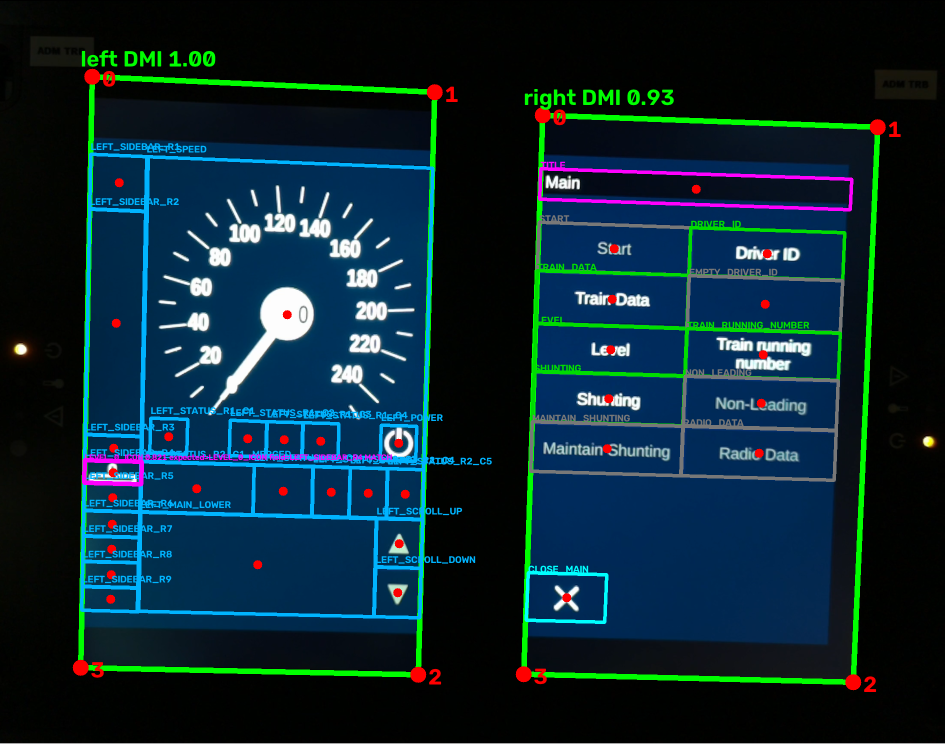
#> input picture data/reference/overlays/level0_selected_01.png, 1890 x 1488 px (shown at 1/2 size); its folder holds only this picture in this run
$ python -i right_layout.py   (imports and definitions only)   (older library calls are emulated)
#> lines starting #> are read from the running program, lines starting #| are printed output that depends on the picture; after the words box and inside, x2 and y2 are one past the last pixel; in counts of white or black regions, pixels touching at a corner belong together
### dmi_computer_vision/src/dmi/detection/left_layout.py
"""Image-supported border fitting for the left display's logical topology."""
from __future__ import annotations

import cv2
import numpy as np
from dmi_computer_vision.src.dmi.detection.analysis_session import current_session

Line = tuple[float, float]  # dependent = slope * independent + intercept


class BorderEvidence:
    """Blue-channel gradients, excluding bright glyphs and icons."""

    def __init__(self, frame: np.ndarray, *, preserve_wide_regions: bool = False) -> None:
        self._fits = {} if current_session() is not None else None
        self._profiles = {} if self._fits is not None else None
        self._supports = {} if self._fits is not None else None
        blue = cv2.GaussianBlur(frame[:, :, 0].astype(np.float32), (5, 5), 1)
        # Relative contrast preserves faint borders when exposure drops.
        blue = 80 * np.log1p(blue / 12)
        hsv = cv2.cvtColor(frame, cv2.COLOR_BGR2HSV)
        foreground = ((hsv[:, :, 1] < 85) & (hsv[:, :, 2] > 70)).astype(np.uint8)
        if preserve_wide_regions:
            # A pale information row may share a real edge with a button.
            # Retain its gradients; continue excluding isolated glyphs/icons.
            gray = cv2.cvtColor(frame, cv2.COLOR_BGR2GRAY)
            foreground |= (gray > float(np.median(gray)) + 25).astype(np.uint8)
            _, labels, stats, _ = cv2.connectedComponentsWithStats(foreground)
            wide = stats[:, cv2.CC_STAT_WIDTH] >= frame.shape[1] * .5
            wide[0] = False
            foreground[wide[labels]] = 0
        foreground = cv2.dilate(foreground, np.ones((9, 9), np.uint8))
        self.horizontal = np.abs(cv2.Sobel(blue, cv2.CV_32F, 0, 1))
        self.vertical = np.abs(cv2.Sobel(blue, cv2.CV_32F, 1, 0)).T
        self.horizontal[foreground > 0] = 0
        self.vertical[foreground.T > 0] = 0
        # OpenCV otherwise copies this full transposed response for every fit.
        self.vertical = np.ascontiguousarray(self.vertical)

    def profile(self, axis: str, start: int, end: int) -> np.ndarray:
        """Reuse identical median searches within this one current image only."""
        key = (axis, start, end)
        response = self.horizontal if axis == "h" else self.vertical
        if self._profiles is None:
            return np.median(response[:, start:end], axis=1)
        if key not in self._profiles:
            self._profiles[key] = np.median(response[:, start:end], axis=1)
        return self._profiles[key]

    def fit(
        self,
        axis: str,
        position: float,
        cross: float,
        start: float,
        end: float,
        *,
        radius: float = 10,
        slope: float = 0,
        slope_radius: float = 0.025
    ) -> Line | None:
        if self._fits is None:
            return self._fit(axis, position, cross, start, end, radius=radius,
                             slope=slope, slope_radius=slope_radius)
        key = (axis, position, cross, start, end, radius, slope, slope_radius)
        if key not in self._fits:
            self._fits[key] = self._fit(axis, position, cross, start, end,
                                       radius=radius, slope=slope, slope_radius=slope_radius)
        return self._fits[key]

    def _fit(self, axis: str, position: float, cross: float, start: float, end: float,
             *, radius: float, slope: float, slope_radius: float) -> Line | None:
        """Search line position/orientation, then robustly fit local edge maxima.

        A majority of samples must support a border. No predicted line is
        returned when the image does not support it.
        """
        response = self.horizontal if axis == "h" else self.vertical
        xs = np.linspace(start, end, 64, dtype=np.float32)
        slopes = np.linspace(
            slope - slope_radius,
            slope + slope_radius,
            max(3, int(slope_radius * (end - start)) + 1),
        )
        offsets = np.arange(-radius, radius + 0.5, 1)
        yy = (
            position
            + offsets[:, None, None]
            + slopes[None, :, None] * (xs[None, None, :] - cross)
        )
        xx = np.broadcast_to(xs, yy.shape)
        values = cv2.remap(
            response,
            xx.reshape(-1, 64),
            yy.astype(np.float32).reshape(-1, 64),
            cv2.INTER_LINEAR,
        )
        # A clipped mean rewards coverage, not a few high-contrast pixels.
        scores = np.mean(
            np.minimum(values, np.quantile(values, 0.45, axis=1)[:, None]), axis=1
        )
        best = int(np.argmax(scores))
        if scores[best] < max(0.8, float(np.median(scores)) * 1.35):
            return None
        predicted = yy.reshape(-1, 64)[best]
        nearby = predicted[None, :] + np.arange(-3, 4)[:, None]
        sampled = cv2.remap(
            response,
            np.broadcast_to(xs, nearby.shape),
            nearby.astype(np.float32),
            cv2.INTER_LINEAR,
        )
        maxima = sampled.argmax(axis=0)
        ys = nearby[maxima, np.arange(64)]
        strength = sampled[maxima, np.arange(64)]
        keep = strength > max(0.8, float(np.median(strength)) * 0.35)
        if keep.sum() < 35:
            return None
        fit = np.polyfit(xs[keep], ys[keep], 1)
        for _ in range(2):
            keep &= np.abs(ys - np.polyval(fit, xs)) < 3
            if keep.sum() < 30:
                return None
            fit = np.polyfit(xs[keep], ys[keep], 1)
        if abs(np.polyval(fit, cross) - position) > radius + 3:
            return None
        return float(fit[0]), float(fit[1])


def position(line: Line, cross: float) -> float:
    return line[0] * cross + line[1]


# [29 lines left out: functions intersection, quad, consistent_sidebar, not called in this run]


def valid_quad(points: np.ndarray) -> bool:
    """Do not emit crossed, collapsed, or numerically invalid regions."""
    return bool(
        np.isfinite(points).all()
        and cv2.isContourConvex(points)
        and cv2.contourArea(points, oriented=True) > 64
        and np.min(np.linalg.norm(np.roll(points, -1, axis=0) - points, axis=1)) > 8
    )


# [90 lines left out: functions sidebar_borders, _fit_sidebar_borders, not called in this run]

### dmi_computer_vision/src/dmi/detection/analysis_session.py
"""Session-owned SENSE acceleration, without retained recognition evidence."""
from __future__ import annotations

from contextlib import contextmanager
from contextvars import ContextVar
import ctypes
import ctypes.util
from pathlib import Path
import shutil
import subprocess
import weakref

import numpy as np

_CURRENT: ContextVar[AnalysisSession | None] = ContextVar("dmi_analysis_session", default=None)


# [5 lines left out: function select_connected, not called in this run]


def current_session() -> AnalysisSession | None:
    session = _CURRENT.get()
    return session if session is not None and session.connected else None


class AnalysisSession:
    """One processor owns one OCR engine. Every call still reads current pixels.

    Library/model availability falls back to the existing command-line reader.
    No recognized text, coordinates, evidence ages or confirmations are cached.
    """
    # [29 lines left out: functions __init__, frame, recognize, close, not called in this run]


class _Tesseract:
    """Existing Tesseract C API, same English model/PSM and five-second deadline."""
    # [77 lines left out: functions __init__, recognize, close, not called in this run]

### dmi_computer_vision/src/dmi/detection/right_layout.py
"""Border-line fitting for right-display UI regions in rectified frames."""

from __future__ import annotations

import cv2
import numpy as np
from numpy.typing import NDArray

from dmi_computer_vision.src.dmi.detection.left_layout import BorderEvidence, valid_quad

Frame = NDArray[np.uint8]
Quad = NDArray[np.float32]
Line = tuple[float, float]
LineCandidate = tuple[float, float, float]
BorderLines = tuple[list[LineCandidate], list[LineCandidate]]


def detect_border_lines(frame: Frame) -> BorderLines:
    """Extract reusable horizontal and vertical UI-border evidence."""
    return _line_candidates(frame)


# [967 lines left out: functions has_button_grid, detect_button_quads, _level_button_cells, _level_inner_edge, _level_edge_supported, _border_peaks and 13 more, not called in this run]


def _line_position(line: tuple[float, float, float], cross: float) -> float:
    return line[0] * cross + line[1]


# [280 lines left out: functions _shared_slope, _detect_unknown_buttons, _cluster_lines, _border_color_mask, _edge_support, _fit_main_close and 7 more, not called in this run]

>>> import cv2
>>> picture = cv2.imread('../../../../data/reference/overlays/level0_selected_01.png')
#> picture is the input picture: shape (1488, 1890, 3); mean B, G, R 48.8, 38.5, 11.7
>>> result = has_button_grid(picture)
#> in __init__, `blue = 80 * np.log1p(blue / 12)`:
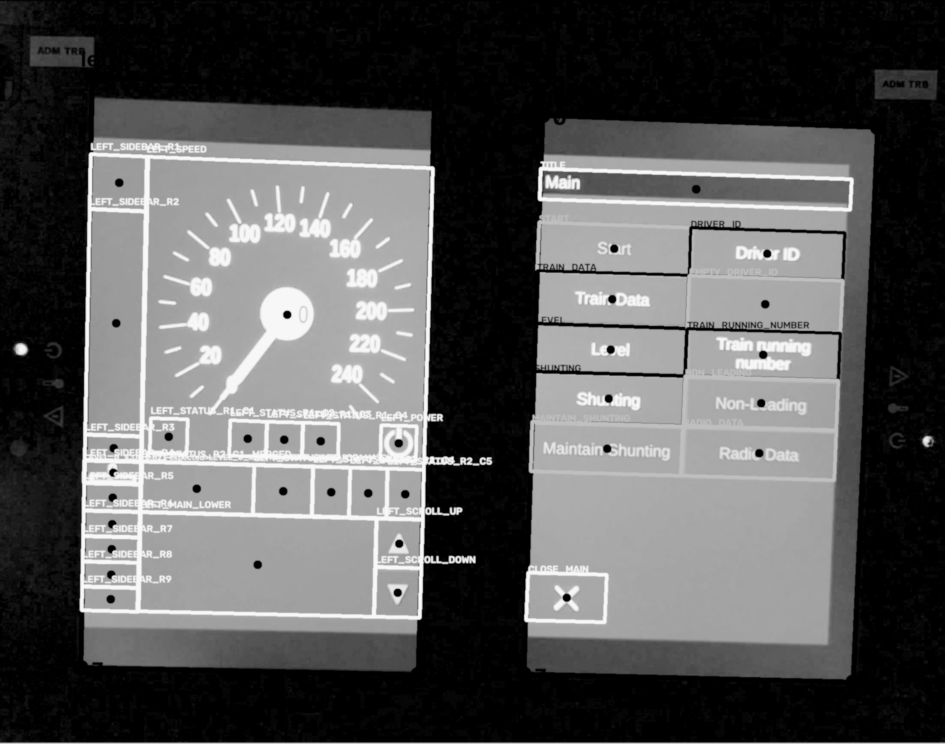
#> blue: shape (1488, 1890) float32 (shown at 1/2 size); min 0, max 248.2, mean 87.7
#> in __init__, `hsv = cv2.cvtColor(frame, cv2.COLOR_BGR2HSV)`: hsv: shape (1488, 1890, 3); mean H, S, V 74.9, 216.6, 58.9
#> in __init__, `foreground = ((hsv[:, :, 1] < 85) & (hsv[:, :, 2] > 70)).astype(np.uin..`:
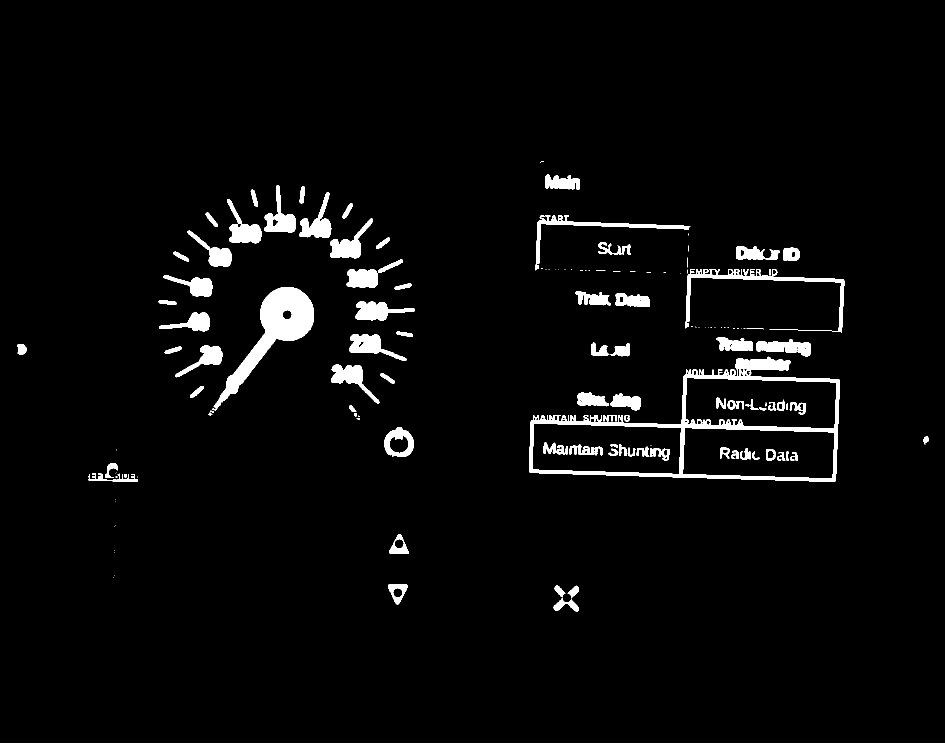
#> foreground: shape (1488, 1890) (shown at 1/2 size); values 0 (black) and 1 (white), 3.5% white; 162 white regions (56 under 20 px), largest, box (x1, y1, x2, y2) and area: (1058, 713, 1680, 964) 18355, (424, 574, 628, 821) 13078, (1371, 538, 1689, 666) 4179
#> in __init__, `foreground = cv2.dilate(foreground, np.ones((9, 9), np.uint8))`: foreground: shape (1488, 1890); values 0 (black) and 1 (white), 7.1% white; 66 white regions, largest, box (x1, y1, x2, y2) and area: (1054, 709, 1684, 968) 38944, (413, 570, 632, 835) 17303, (450, 367, 750, 521) 16209
#> in __init__, `self.horizontal[foreground > 0] = 0`: self.horizontal: shape (1488, 1890) float32; min 0, max 639.2, mean 10.5
#> in __init__, `self.vertical[foreground.T > 0] = 0`:
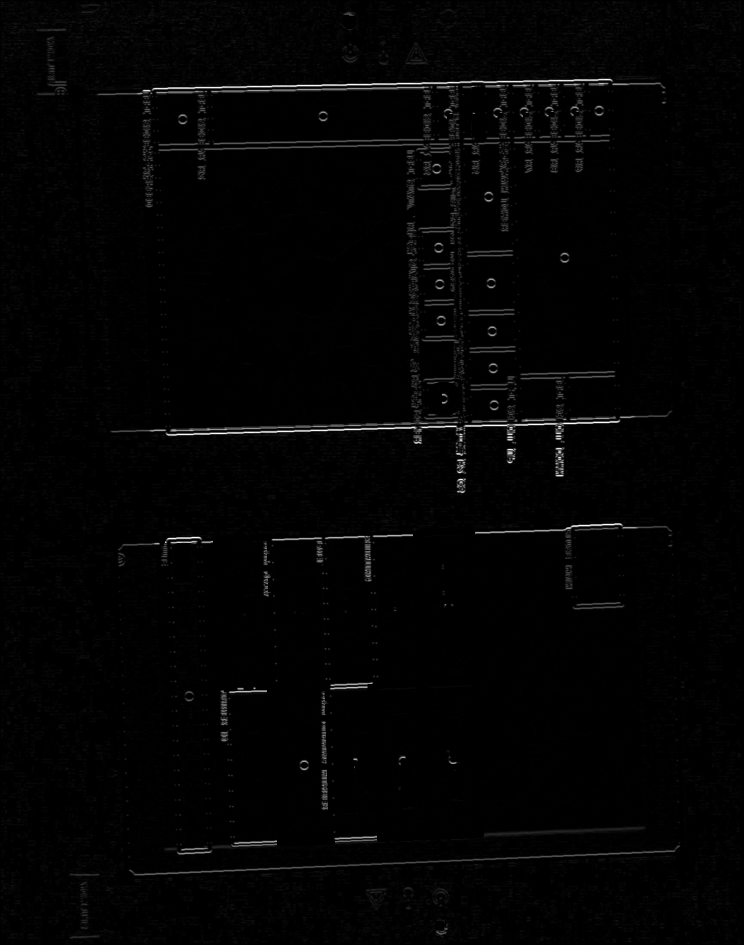
#> self.vertical: shape (1890, 1488) float32 (shown at 1/2 size); min 0, max 639.2, mean 9.1; drawn with min black and max white
#> in _line_candidates, `edges = cv2.Canny(gray, 8, 30)`:
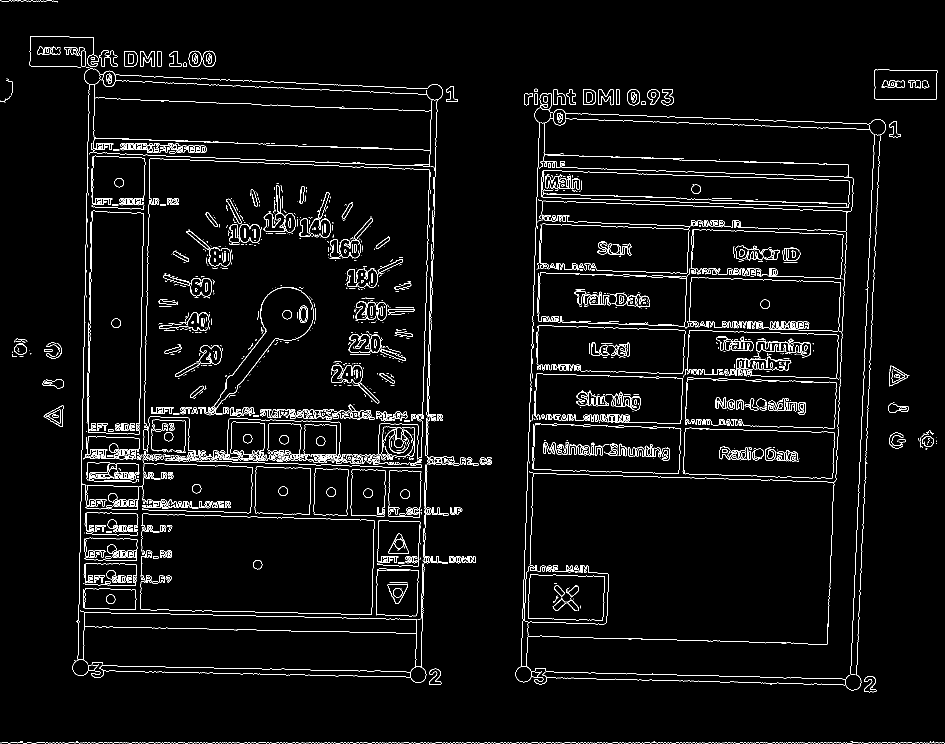
#> edges: shape (1488, 1890) (shown at 1/2 size); 3.5% white in thin lines or dots
#> in _line_candidates, `lines = cv2.HoughLinesP( edges, 1, np.pi / 720, threshold=35, minLineL..`: lines = 1077 rows, first 6: [0, 1485, 1887, 1485], [1699, 1378, 1749, 239], [1711, 1379, 1761, 239], [1040, 1362, 1078, 255], [1065, 838, 1675, 857], [1, 1486, 1889, 1486]
#> the loop in _line_candidates, `for x1, y1, x2, y2 in lines.reshape(-1, 4):` made 1077 passes
#> after the loop in _line_candidates, `for x1, y1, x2, y2 in lines.reshape(-1, 4):`: horizontal = 531 items, first 6: (0.0311, 804.8, 610), (0.0356, 270.7, 225), (0.0349, 302.5, 631), (0.0265, 918.7, 490), (0.0277, 909.1, 469), (0.0344, 269.7, 407); vertical = 94 items, first 6: (-0.0292, 877.8, 686), (-0.0265, 867.5, 528), (-0.0194, 193.4, 464), (-0.0215, 306, 977), (-0.0208, 295.8, 529), (-0.0204, 190.7, 441)
#> the loop in _dominant_orientation, `for slope, _, length in candidates:` made 531 passes
#> after the loop in _dominant_orientation, `for slope, _, length in candidates:`: weights = 20 items
#> in _dominant_orientation, `dominant = max(weights, key=weights.get) * bin_width`: dominant = 0.025
#> in _dominant_orientation, `nearby = [item for item in candidates if abs(item[0] - dominant) <= 0...`: nearby = 347 items, first 6: (0.0311, 804.8, 610), (0.0356, 270.7, 225), (0.0349, 302.5, 631), (0.0265, 918.7, 490), (0.0277, 909.1, 469), (0.0344, 269.7, 407)
#> in _dominant_orientation, `total_length = sum(item[2] for item in nearby)`: total_length = 69928
#> in _dominant_orientation, `center = sum(item[0] * item[2] for item in nearby) / total_length`: center = 0.0252
#> the loop in _dominant_orientation (call 2), `for slope, _, length in candidates:` made 94 passes
#> the loop in has_button_grid, `for state in ("Main", "Driver ID", "Level"):` made 3 passes
#> pass 1, in _fit_active_area_grid, `edge = frame[round(height * start):round(height * end), round(width * ..`:
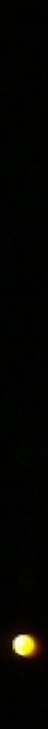
#> edge: shape (729, 48, 3) int16; mean B, G, R 1.5, 4.8, 4.7
#> pass 1, in _fit, `values = cv2.remap( response, xx.reshape(-1, 64), yy.astype(np.float32..`:
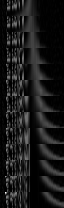
#> values: shape (208, 64) float32; min 0, max 477, mean 47.7; drawn with min black and max white
#> pass 1, in _fit (call 3), `values = cv2.remap( response, xx.reshape(-1, 64), yy.astype(np.float32..`:
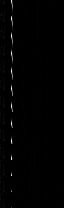
#> values: shape (208, 64) float32; min 0, max 423.8, mean 3.3; drawn with min black and max white
